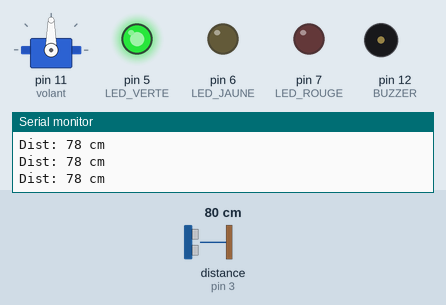
This sketch was run on a simulated Arduino Uno, built with avr-gcc and run on an emulated ATmega328P. Shown: servo, output pins drawn as LEDs (lit = HIGH), buzzer (waves = sounding), the last lines printed to the serial monitor. Wiring (inferred from the names in the program): ultrasonic range finder: trigger pin 2; echo pin 3. Dashed ring = blinking. The inputs (shaded band) are chosen by the test bench; at power-on: distance to the obstacle (sensor on pin 3) 80 cm. The echo pulse lasts 58.3 µs per cm; pins used as bus, display or sensor lines are not drawn.

Above: at 1.2 s.
1.3 s: distance to the obstacle (sensor on pin 3) set to 54 cm
4.3 s: distance to the obstacle (sensor on pin 3) set to 45 cm
At 5.0 s:
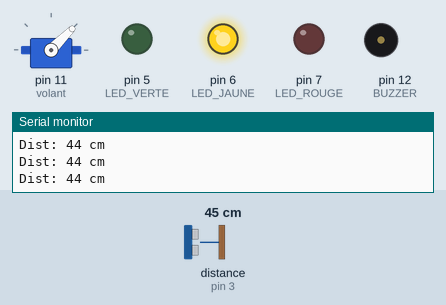
5.8 s: distance to the obstacle (sensor on pin 3) set to 23 cm
8.8 s: distance to the obstacle (sensor on pin 3) set to 18 cm
At 8.91 s:
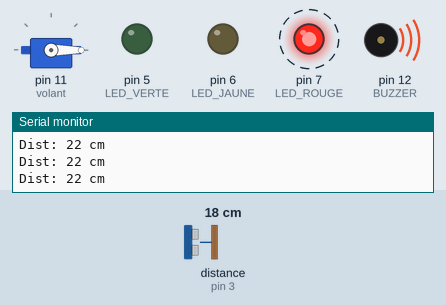
11.8 s: distance to the obstacle (sensor on pin 3) set to 250 cm
At 12.05 s:
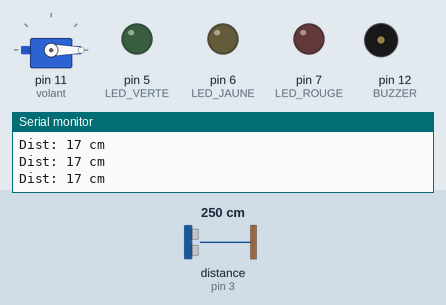
13.6 s: distance to the obstacle (sensor on pin 3) set to 35 cm
At 14.5 s:
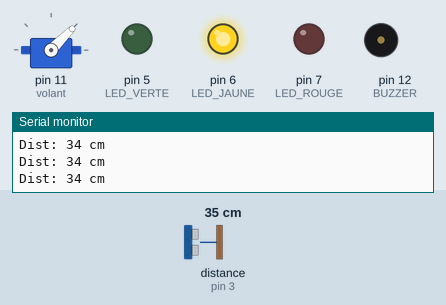
Timing chart, 0 to 16.1 s (numbered marks = the images above; inputs shaded):
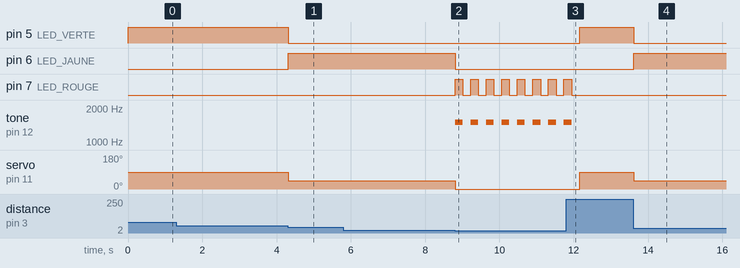

The sketch:

prog-direction-assiste-servomoteur.ino
```cpp
//ETAPE 4 : ajout de la direction assisté avec servomoteur qui joue lr role du volant
//1. tout est ok alors volant se comporte normalement
//2. premiere detection d'obstacle ou de danger, leger braquage du volant
//3. extreme danger ou colision proche braquage du net volant

#include <Servo.h> // ÉTAPE 1 : On importe la boîte à outils "Servo" pour piloter le moteur

// --- CRÉATION DES OBJETS ---
Servo volant; // On crée un objet nommé "volant" qui représente ton moteur bleu

// --- CONFIGURATION DES BROCHES (PINS) ---
const byte TRIG = 2;       // Capteur Ultrason - Envoi
const byte ECHO = 3;       // Capteur Ultrason - Réception
const byte LED_VERTE = 5;  // Voyant "Route Libre"
const byte LED_JAUNE = 6;  // Voyant "Attention"
const byte LED_ROUGE = 7;  // Voyant "Danger" (branché sur 7)
const byte BUZZER = 12;    // Alerte Sonore (ton nouveau branchement)

// --- PARAMÈTRES TECHNIQUES ---
const unsigned long MEASURE_TIMEOUT = 25000UL;
const float vitesse_son = 340.0;

void setup() {
  Serial.begin(9600); // Pour voir les distances sur l'écran du PC

  // ÉTAPE 2 : INITIALISATION DU MOTEUR
  // On dit à l'Arduino que le fil orange du moteur est sur la broche 11
  volant.attach(11);

  // INITIALISATION DES AUTRES COMPOSANTS
  pinMode(TRIG, OUTPUT);
  digitalWrite(TRIG, LOW);
  pinMode(ECHO, INPUT);
  pinMode(LED_VERTE, OUTPUT);
  pinMode(LED_JAUNE, OUTPUT);
  pinMode(LED_ROUGE, OUTPUT);
  pinMode(BUZZER, OUTPUT);

  // SÉCURITÉ AU DÉMARRAGE :
  // On place le volant à 90 degrés (bien droit) pour que la voiture parte droite
  volant.write(90);
}

void loop() {
  /* --- 1. MESURE DE LA DISTANCE --- */
  digitalWrite(TRIG, HIGH);
  delayMicroseconds(10);
  digitalWrite(TRIG, LOW);
  long temps_AR_us = pulseIn(ECHO, HIGH, MEASURE_TIMEOUT);
  float distance_m = (temps_AR_us / 2.0) * (vitesse_son / 1000000.0);
  int distance_cm = distance_m * 100;

  /* --- 2. LOGIQUE DE LA DIRECTION ASSISTÉE (ADAS) --- */

  // CAS A : LA ROUTE EST CLAIRE (Distance > 50 cm)
  if (distance_m > 0.50 || distance_m <= 0) {
    digitalWrite(LED_VERTE, HIGH);
    digitalWrite(LED_JAUNE, LOW);
    digitalWrite(LED_ROUGE, LOW);
    noTone(BUZZER);

    /* DIRECTION ASSISTÉE :
       Tout va bien, le système maintient la trajectoire rectiligne.
       On envoie l'angle 90° au servomoteur (position centrale). */
    volant.write(90);
  }

  // CAS B : OBSTACLE DÉTECTÉ (Distance entre 20 cm et 50 cm)
  else if (distance_m <= 0.50 && distance_m > 0.20) {
    digitalWrite(LED_VERTE, LOW);
    digitalWrite(LED_JAUNE, HIGH); // On prévient le conducteur
    digitalWrite(LED_ROUGE, LOW);
    noTone(BUZZER);

    /* DIRECTION ASSISTÉE :
       Le radar détecte une gêne. Le système commence une manœuvre d'évitement fluide.
       On tourne le volant à 45° pour dévier légèrement la trajectoire. */
    volant.write(45);
  }

  // CAS C : URGENCE CRITIQUE (Distance < 20 cm)
  else {
    digitalWrite(LED_VERTE, LOW);
    digitalWrite(LED_JAUNE, LOW);

    /* DIRECTION ASSISTÉE :
       DANGER IMMÉDIAT ! Le système prend le contrôle total pour éviter le crash.
       On braque le volant au maximum (angle 0°) pour un évitement d'urgence. */
    volant.write(0);

    // GESTION DE L'ALERTE (LED + BUZZER)
    if (distance_cm <= 5) {
      // Si on est presque au contact, on ne clignote plus, on hurle !
      digitalWrite(LED_ROUGE, HIGH);
      tone(BUZZER, 2000);
    }
    else {
      // Sinon, on clignote et on bippe de plus en plus vite
      int delaiVitesse = map(distance_cm, 5, 20, 40, 250);
      digitalWrite(LED_ROUGE, HIGH);
      tone(BUZZER, 1500);
      delay(delaiVitesse); // On attend selon l'urgence
      digitalWrite(LED_ROUGE, LOW);
      noTone(BUZZER);
      delay(delaiVitesse); // On attend selon l'urgence
    }
  }

  // AFFICHAGE DE CONTRÔLE SUR LE PC
  Serial.print("Dist: "); Serial.print(distance_cm); Serial.println(" cm");
}
```

Measured:
- the behaviour switches between 51 and 50 cm on distance to the obstacle (sensor on pin 3) (found by bisection; images 0 and 1)
- the behaviour switches between 21 and 20 cm on distance to the obstacle (sensor on pin 3) (found by bisection; images 1 and 2)
- after the input at 4.3 s, pin 5 (LED_VERTE): HIGH → LOW at once; pin 6 (LED_JAUNE): LOW → HIGH at once; servo on pin 11 (volant): 90° → 45° at once
- after the input at 8.8 s, pin 6 (LED_JAUNE): HIGH → LOW at once; pin 7 (LED_ROUGE): alternates HIGH for 0.21 s and LOW for 0.21 s, starting at once; tone on pin 12 (BUZZER): alternates 1500 Hz for 0.21 s and silent for 0.21 s, starting at once; servo on pin 11 (volant): 45° → 0° at once
- after the input at 11.8 s, pin 5 (LED_VERTE): LOW → HIGH after 0.37 s; pin 7 (LED_ROUGE): goes on until 11.9 s, then stays LOW; tone on pin 12 (BUZZER): goes on until 11.9 s, then stays silent; servo on pin 11 (volant): 0° → 90° after 0.37 s
- after the input at 13.6 s, pin 5 (LED_VERTE): HIGH → LOW at once; pin 6 (LED_JAUNE): LOW → HIGH at once; servo on pin 11 (volant): 90° → 45° at once
